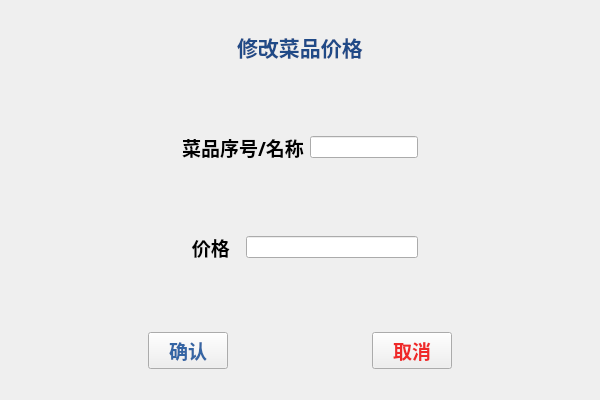
<?xml version="1.0" encoding="UTF-8"?>
<ui version="4.0">
 <class>change_price</class>
 <widget class="QWidget" name="change_price">
  <property name="geometry">
   <rect>
    <x>0</x>
    <y>0</y>
    <width>600</width>
    <height>400</height>
   </rect>
  </property>
  <property name="maximumSize">
   <size>
    <width>600</width>
    <height>400</height>
   </size>
  </property>
  <property name="windowTitle">
   <string>Form</string>
  </property>
  <layout class="QVBoxLayout" name="verticalLayout_2">
   <item>
    <spacer name="horizontalSpacer_9">
     <property name="orientation">
      <enum>Qt::Horizontal</enum>
     </property>
     <property name="sizeHint" stdset="0">
      <size>
       <width>40</width>
       <height>20</height>
      </size>
     </property>
    </spacer>
   </item>
   <item>
    <layout class="QHBoxLayout" name="horizontalLayout">
     <item>
      <spacer name="horizontalSpacer">
       <property name="orientation">
        <enum>Qt::Horizontal</enum>
       </property>
       <property name="sizeHint" stdset="0">
        <size>
         <width>40</width>
         <height>20</height>
        </size>
       </property>
      </spacer>
     </item>
     <item>
      <widget class="QLabel" name="label">
       <property name="font">
        <font>
         <family>AR PL UKai CN</family>
         <pointsize>16</pointsize>
         <weight>75</weight>
         <bold>true</bold>
        </font>
       </property>
       <property name="text">
        <string>&lt;html&gt;&lt;head/&gt;&lt;body&gt;&lt;p&gt;&lt;span style=&quot; color:#204a87;&quot;&gt;修改菜品价格&lt;/span&gt;&lt;/p&gt;&lt;/body&gt;&lt;/html&gt;</string>
       </property>
      </widget>
     </item>
     <item>
      <spacer name="horizontalSpacer_2">
       <property name="orientation">
        <enum>Qt::Horizontal</enum>
       </property>
       <property name="sizeHint" stdset="0">
        <size>
         <width>40</width>
         <height>20</height>
        </size>
       </property>
      </spacer>
     </item>
    </layout>
   </item>
   <item>
    <layout class="QHBoxLayout" name="horizontalLayout_4">
     <item>
      <spacer name="horizontalSpacer_7">
       <property name="orientation">
        <enum>Qt::Horizontal</enum>
       </property>
       <property name="sizeHint" stdset="0">
        <size>
         <width>40</width>
         <height>20</height>
        </size>
       </property>
      </spacer>
     </item>
     <item>
      <layout class="QVBoxLayout" name="verticalLayout">
       <item>
        <spacer name="verticalSpacer_3">
         <property name="orientation">
          <enum>Qt::Vertical</enum>
         </property>
         <property name="sizeHint" stdset="0">
          <size>
           <width>20</width>
           <height>40</height>
          </size>
         </property>
        </spacer>
       </item>
       <item>
        <layout class="QHBoxLayout" name="horizontalLayout_2">
         <item>
          <widget class="QLabel" name="label_2">
           <property name="font">
            <font>
             <family>AR PL UKai CN</family>
             <pointsize>14</pointsize>
             <weight>75</weight>
             <bold>true</bold>
            </font>
           </property>
           <property name="text">
            <string>菜品序号/名称</string>
           </property>
          </widget>
         </item>
         <item>
          <widget class="QLineEdit" name="lineEdit"/>
         </item>
        </layout>
       </item>
       <item>
        <spacer name="verticalSpacer">
         <property name="orientation">
          <enum>Qt::Vertical</enum>
         </property>
         <property name="sizeHint" stdset="0">
          <size>
           <width>20</width>
           <height>40</height>
          </size>
         </property>
        </spacer>
       </item>
       <item>
        <layout class="QHBoxLayout" name="horizontalLayout_3">
         <item>
          <widget class="QLabel" name="label_3">
           <property name="font">
            <font>
             <family>AR PL UKai CN</family>
             <pointsize>14</pointsize>
             <weight>75</weight>
             <bold>true</bold>
            </font>
           </property>
           <property name="text">
            <string>  价格  </string>
           </property>
          </widget>
         </item>
         <item>
          <widget class="QLineEdit" name="lineEdit_2"/>
         </item>
        </layout>
       </item>
       <item>
        <spacer name="verticalSpacer_2">
         <property name="orientation">
          <enum>Qt::Vertical</enum>
         </property>
         <property name="sizeHint" stdset="0">
          <size>
           <width>20</width>
           <height>40</height>
          </size>
         </property>
        </spacer>
       </item>
      </layout>
     </item>
     <item>
      <spacer name="horizontalSpacer_8">
       <property name="orientation">
        <enum>Qt::Horizontal</enum>
       </property>
       <property name="sizeHint" stdset="0">
        <size>
         <width>40</width>
         <height>20</height>
        </size>
       </property>
      </spacer>
     </item>
    </layout>
   </item>
   <item>
    <layout class="QHBoxLayout" name="horizontalLayout_6">
     <item>
      <spacer name="horizontalSpacer_6">
       <property name="orientation">
        <enum>Qt::Horizontal</enum>
       </property>
       <property name="sizeHint" stdset="0">
        <size>
         <width>40</width>
         <height>20</height>
        </size>
       </property>
      </spacer>
     </item>
     <item>
      <widget class="QPushButton" name="pushButton">
       <property name="font">
        <font>
         <family>AR PL UKai CN</family>
         <pointsize>14</pointsize>
         <weight>75</weight>
         <bold>true</bold>
        </font>
       </property>
       <property name="styleSheet">
        <string notr="true">color: rgb(52, 101, 164);</string>
       </property>
       <property name="text">
        <string>确认</string>
       </property>
       <property name="icon">
        <iconset resource="image.qrc">
         <normaloff>:/image/38.png</normaloff>:/image/38.png</iconset>
       </property>
      </widget>
     </item>
     <item>
      <spacer name="horizontalSpacer_4">
       <property name="orientation">
        <enum>Qt::Horizontal</enum>
       </property>
       <property name="sizeHint" stdset="0">
        <size>
         <width>40</width>
         <height>20</height>
        </size>
       </property>
      </spacer>
     </item>
     <item>
      <widget class="QPushButton" name="pushButton_2">
       <property name="maximumSize">
        <size>
         <width>600</width>
         <height>400</height>
        </size>
       </property>
       <property name="font">
        <font>
         <family>AR PL UKai CN</family>
         <pointsize>14</pointsize>
         <weight>75</weight>
         <bold>true</bold>
        </font>
       </property>
       <property name="styleSheet">
        <string notr="true">color: rgb(239, 41, 41);</string>
       </property>
       <property name="text">
        <string>取消</string>
       </property>
       <property name="icon">
        <iconset resource="image.qrc">
         <normaloff>:/image/39.png</normaloff>:/image/39.png</iconset>
       </property>
      </widget>
     </item>
     <item>
      <spacer name="horizontalSpacer_5">
       <property name="orientation">
        <enum>Qt::Horizontal</enum>
       </property>
       <property name="sizeHint" stdset="0">
        <size>
         <width>40</width>
         <height>20</height>
        </size>
       </property>
      </spacer>
     </item>
    </layout>
   </item>
   <item>
    <spacer name="horizontalSpacer_3">
     <property name="orientation">
      <enum>Qt::Horizontal</enum>
     </property>
     <property name="sizeHint" stdset="0">
      <size>
       <width>579</width>
       <height>20</height>
      </size>
     </property>
    </spacer>
   </item>
  </layout>
 </widget>
 <resources>
  <include location="image.qrc"/>
 </resources>
 <connections/>
</ui>
